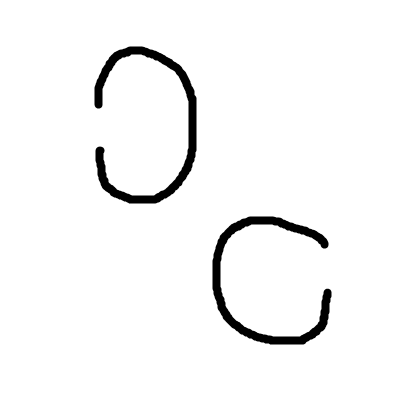
//> input picture ch12_2/char_c.png, 400 x 400 px
$ ./FileName   (built with g++ and OpenCV 4)
//> lines starting //> are read from the running program, lines starting //| are printed output that depends on the picture; after the words box and inside, x2 and y2 are one past the last pixel; in counts of white or black regions, pixels touching at a corner belong together
#include <iostream>
#include "opencv2/opencv.hpp"
using namespace std;
using namespace cv;
int main() {
    Mat src = imread("char_c.png", IMREAD_GRAYSCALE);
//> src is the input picture: 400 rows x 400 cols, CV_8UC1; min 0, max 255, mean 245.7
    Mat dst = src.clone();
    threshold(src, src, 0, 255, THRESH_BINARY_INV | THRESH_OTSU);
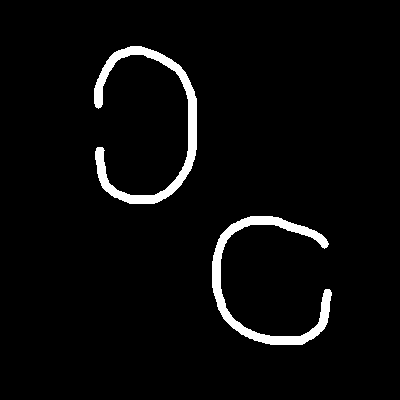
//> src: 400 rows x 400 cols, CV_8UC1; 3.8% white; 2 white regions, box (x1, y1, x2, y2) and area: (94, 46, 197, 204) 3125, (212, 216, 332, 345) 2927
    cvtColor(dst, dst, COLOR_GRAY2BGR);

    Mat labels, stats, centroids;
    int c = connectedComponentsWithStats(src, labels, stats, centroids);
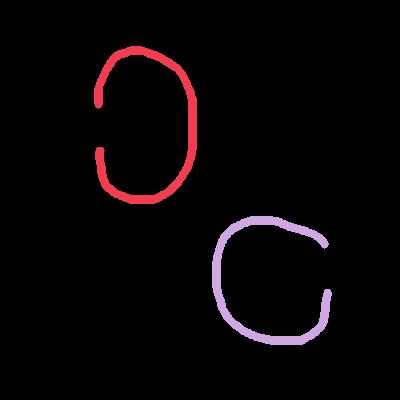
//> labels: 400 rows x 400 cols, CV_32SC1; 3 distinct labels, from 0 to 2; one colour per label, 0 black
//> stats = [[0, 0, 400, 400, 153948], [94, 46, 103, 158, 3125], [212, 216, 120, 129, 2927]]; centroids = [[199.3, 199.4], [148, 125.7], [266.5, 281.4]]; c = 3
    int* cf = stats.ptr<int>(1);        //포인터
    int* cs = stats.ptr<int>(2);        //stats의 1번객체와 2번객체의 주소

    Rect c1(cf[0] - 1, cf[1] - 1, cf[2] + 3, cf[3] + 3);    //+3은 바운딩 박스에 여유를 주기 위함
//> c1 = Rect(93, 45, 106, 161)
    Rect c2(cs[0] - 1, cs[1] - 1, cs[2] + 3, cs[3] + 3);
//> c2 = Rect(211, 215, 123, 132)
    //위에는 객체의 rect를 구했고 각 객체의 왼쪽 오른쪽 값을 비교해서 공간차이를 찾아야한다

    Rect c1r(cf[0] + cf[2] / 2 - 1, cf[1] - 1, cf[2] / 2 + 3, cf[3] + 3);
//> c1r = Rect(144, 45, 54, 161)
    // 왼쪽 값을 쓰기위해 좌표 계산을 위해 x좌표 시작점과 끝점 = 길이를 더해 2로 나눠 중앙값을 계산함
    // y좌표는 변화가 없음
    // 3번째칸은 1번째 칸과 다르게 width즉 길이를 구하면돼서 길이값의 /2만 처리함
    Rect c1l(cf[0] - 1, cf[2] - 1, cf[2] / 2 + 3, cf[3] + 3);
//> c1l = Rect(93, 102, 54, 161)
    //위와 다르게 왼쪽시작은 x값의 위치 변화가 없으니 길이만 반절로 계산해줘서 구한다

    Rect c2r(cs[0] + cs[2] / 2 - 1, cs[1] - 1, cs[2] / 2, cs[3]);
//> c2r = Rect(271, 215, 60, 129)
    Rect c2l(cs[0] - 1, cs[2] - 1, cs[2] / 2 + 3, cs[3] + 3);
//> c2l = Rect(211, 119, 63, 132)
    //위와 좌표만 차이 나기 때문에 계산식은 동일하게 사용할수있다.

    int c1lc, c1rc, c2lc, c2rc;
    c1lc = connectedComponents(src(c1l), labels);
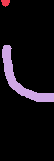
//> labels: 161 rows x 54 cols, CV_32SC1; 3 distinct labels, from 0 to 2; one colour per label, 0 black
//> c1lc = 3
    //src(c1l) 입력영상의 c1left 부분의 레이블맵 값이다
    c1rc = connectedComponents(src(c1r), labels);
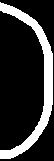
//> labels: 161 rows x 54 cols, CV_32SC1; values 0 (black) and 1 (white), 19.5% white; 1 white region, box (x1, y1, x2, y2) and area: (0, 2, 53, 159) 1697
//> c1rc = 2
    c2lc = connectedComponents(src(c2l), labels);
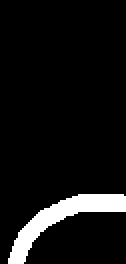
//> labels: 132 rows x 63 cols, CV_32SC1 (shown 2 times larger); values 0 (black) and 1 (white), 7.3% white; 1 white region
//> c2lc = 2
    c2rc = connectedComponents(src(c2r), labels);
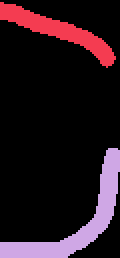
//> labels: 129 rows x 60 cols, CV_32SC1 (shown 2 times larger); 3 distinct labels, from 0 to 2; one colour per label, 0 black
//> c2rc = 3
    //왜 레이블 값 3이 기준인가 ?
    if (c1lc == 3) {
        vector<vector<Point>> left;
        findContours(src(c1), left, RETR_LIST, CHAIN_APPROX_NONE);
//> left = 1 contour; box (x1, y1, x2, y2) and area: (1, 1, 104, 159) 2783
        drawContours(dst(c1), left, 0, Scalar(255, 0, 0), 2);
    }
    if (c1rc == 3) {
        vector<vector<Point>> right;
        findContours(src(c1), right, RETR_LIST, CHAIN_APPROX_NONE);
        drawContours(dst(c1), right, 0, Scalar(0, 0, 255), 2);
    }
    if (c2lc == 3) {
        vector<vector<Point>> left;
        findContours(src(c2), left, RETR_LIST, CHAIN_APPROX_NONE);
        drawContours(dst(c2), left, 0, Scalar(255, 0, 0), 2);
    }
    if (c2rc == 3) {
        vector<vector<Point>> right;
        findContours(src(c2), right, RETR_LIST, CHAIN_APPROX_NONE);
//> right = 1 contour; box (x1, y1, x2, y2) and area: (1, 1, 121, 130) 2606
        drawContours(dst(c2), right, 0, Scalar(0, 0, 255), 2);
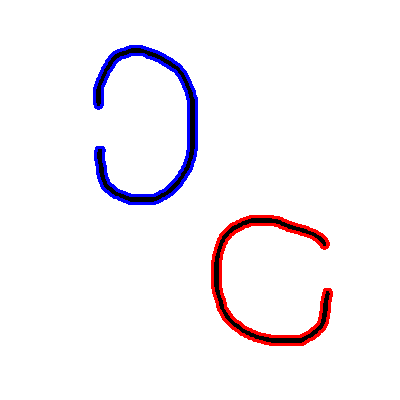
//> dst: 400 rows x 400 cols, CV_8UC3; mean B, G, R 246.5, 242.5, 246.3
    }


    imshow("src", src);
    imshow("dst", dst);

    waitKey();

    return 0;
}
